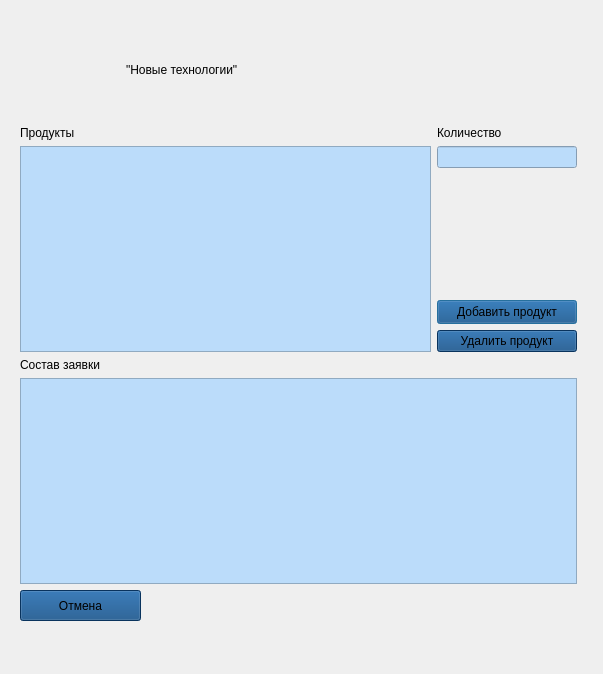
<?xml version="1.0" encoding="UTF-8"?>
<ui version="4.0">
 <class>Dialog</class>
 <widget class="QDialog" name="Dialog">
  <property name="geometry">
   <rect>
    <x>0</x>
    <y>0</y>
    <width>603</width>
    <height>674</height>
   </rect>
  </property>
  <property name="windowTitle">
   <string>Редактирование заявки</string>
  </property>
  <widget class="QWidget" name="layoutWidget">
   <property name="geometry">
    <rect>
     <x>20</x>
     <y>20</y>
     <width>557</width>
     <height>601</height>
    </rect>
   </property>
   <layout class="QVBoxLayout" name="verticalLayout_4">
    <item>
     <layout class="QHBoxLayout" name="horizontalLayout">
      <item>
       <widget class="QLabel" name="logo_label">
        <property name="minimumSize">
         <size>
          <width>100</width>
          <height>100</height>
         </size>
        </property>
        <property name="maximumSize">
         <size>
          <width>100</width>
          <height>100</height>
         </size>
        </property>
        <property name="text">
         <string/>
        </property>
       </widget>
      </item>
      <item>
       <widget class="QLabel" name="label_3">
        <property name="styleSheet">
         <string notr="true">font: 18pt &quot;Bahnschrift&quot;;
color: rgb(0, 0, 0);</string>
        </property>
        <property name="text">
         <string>&quot;Новые технологии&quot;</string>
        </property>
       </widget>
      </item>
     </layout>
    </item>
    <item>
     <layout class="QHBoxLayout" name="horizontalLayout_3">
      <item>
       <layout class="QVBoxLayout" name="verticalLayout">
        <item>
         <widget class="QLabel" name="label">
          <property name="styleSheet">
           <string notr="true">font: 10pt &quot;Bahnschrift&quot;;
color: rgb(0, 0, 0);</string>
          </property>
          <property name="text">
           <string>Продукты</string>
          </property>
         </widget>
        </item>
        <item>
         <widget class="QTableView" name="product_tableView">
          <property name="minimumSize">
           <size>
            <width>411</width>
            <height>201</height>
           </size>
          </property>
          <property name="styleSheet">
           <string notr="true">background-color: rgb(187, 220, 250);
font: 9pt &quot;Bahnschrift&quot;;
color: rgb(0, 0, 0);</string>
          </property>
         </widget>
        </item>
       </layout>
      </item>
      <item>
       <layout class="QVBoxLayout" name="verticalLayout_3">
        <item>
         <widget class="QLabel" name="label_2">
          <property name="styleSheet">
           <string notr="true">font: 10pt &quot;Bahnschrift&quot;;
color: rgb(0, 0, 0);</string>
          </property>
          <property name="text">
           <string>Количество</string>
          </property>
         </widget>
        </item>
        <item>
         <widget class="QLineEdit" name="lineEdit">
          <property name="styleSheet">
           <string notr="true">background-color: rgb(187, 220, 250);
font: 9pt &quot;Bahnschrift&quot;;
color: rgb(0, 0, 0);</string>
          </property>
         </widget>
        </item>
        <item>
         <spacer name="verticalSpacer">
          <property name="orientation">
           <enum>Qt::Orientation::Vertical</enum>
          </property>
          <property name="sizeHint" stdset="0">
           <size>
            <width>20</width>
            <height>40</height>
           </size>
          </property>
         </spacer>
        </item>
        <item>
         <widget class="QPushButton" name="add_pushButton_3">
          <property name="minimumSize">
           <size>
            <width>131</width>
            <height>24</height>
           </size>
          </property>
          <property name="styleSheet">
           <string notr="true">background-color: rgb(12, 72, 130);
font: 9pt &quot;Bahnschrift&quot;;
color: rgb(0, 0, 0);</string>
          </property>
          <property name="text">
           <string>Добавить продукт</string>
          </property>
         </widget>
        </item>
        <item>
         <widget class="QPushButton" name="del_pushButton">
          <property name="styleSheet">
           <string notr="true">background-color: rgb(12, 72, 130);
font: 9pt &quot;Bahnschrift&quot;;
color: rgb(0, 0, 0);</string>
          </property>
          <property name="text">
           <string>Удалить продукт</string>
          </property>
         </widget>
        </item>
       </layout>
      </item>
     </layout>
    </item>
    <item>
     <layout class="QVBoxLayout" name="verticalLayout_2">
      <item>
       <widget class="QLabel" name="label_4">
        <property name="styleSheet">
         <string notr="true">font: 10pt &quot;Bahnschrift&quot;;
color: rgb(0, 0, 0);</string>
        </property>
        <property name="text">
         <string>Состав заявки</string>
        </property>
       </widget>
      </item>
      <item>
       <widget class="QTableView" name="sostav_tableView">
        <property name="minimumSize">
         <size>
          <width>411</width>
          <height>201</height>
         </size>
        </property>
        <property name="styleSheet">
         <string notr="true">background-color: rgb(187, 220, 250);
font: 9pt &quot;Bahnschrift&quot;;
color: rgb(0, 0, 0);</string>
        </property>
       </widget>
      </item>
     </layout>
    </item>
    <item>
     <layout class="QHBoxLayout" name="horizontalLayout_2">
      <item>
       <widget class="QPushButton" name="exit_pushButton">
        <property name="minimumSize">
         <size>
          <width>121</width>
          <height>31</height>
         </size>
        </property>
        <property name="styleSheet">
         <string notr="true">background-color: rgb(12, 72, 130);
font: 9pt &quot;Bahnschrift&quot;;
color: rgb(0, 0, 0);</string>
        </property>
        <property name="text">
         <string>Отмена</string>
        </property>
       </widget>
      </item>
      <item>
       <spacer name="horizontalSpacer">
        <property name="orientation">
         <enum>Qt::Orientation::Horizontal</enum>
        </property>
        <property name="sizeHint" stdset="0">
         <size>
          <width>40</width>
          <height>20</height>
         </size>
        </property>
       </spacer>
      </item>
     </layout>
    </item>
   </layout>
  </widget>
 </widget>
 <resources/>
 <connections/>
</ui>
